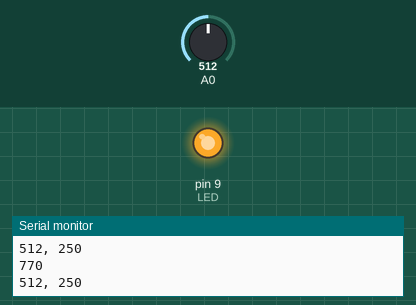
Recording of a sketch running on a simulated Arduino Uno, built with avr-gcc and run on an emulated ATmega328P. Shown: output pins drawn as LEDs (lit = HIGH), the last lines printed to the serial monitor. The test bench sets the inputs (shaded band); at power-on: A0 = 512.

Above: at 1.2 s.
1.3 s: A0 set to 122
At 2.4 s:
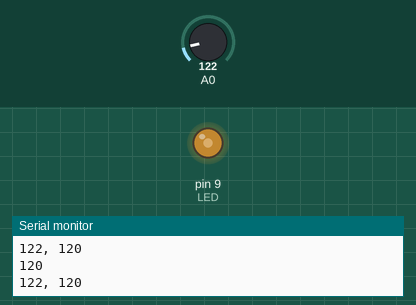
2.8 s: A0 set to 0
At 3.2 s:
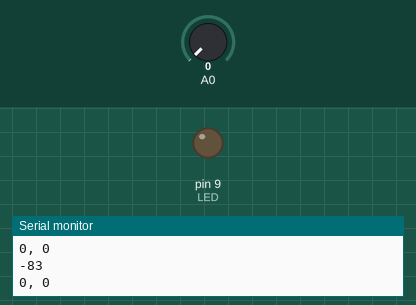
4.3 s: A0 set to 47
5.8 s: A0 set to 56
At 6.7 s:
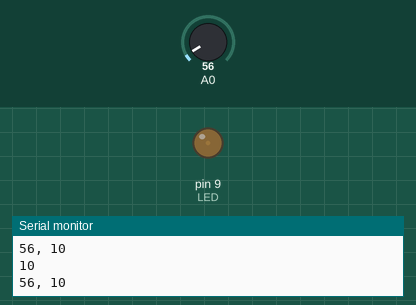
7.3 s: A0 set to 260
At 8.3 s:
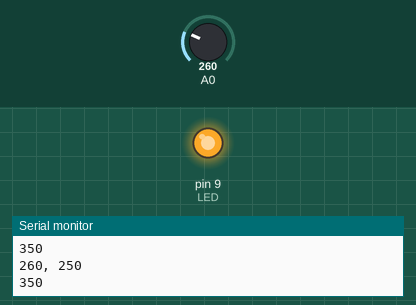
Timing chart, 0 to 9.8 s (numbered marks = the images above; inputs shaded):
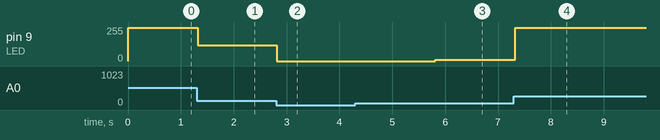

Measured:
- after the input at 1.3 s, pin 9 (LED): 250/255 → 120/255 at once
- after the input at 2.8 s, pin 9 (LED): 120/255 → 0/255 at once
- after the input at 5.8 s, pin 9 (LED): 0/255 → 10/255 at once
- after the input at 7.3 s, pin 9 (LED): 10/255 → 250/255 at once

The sketch:

photoresistor.ino
```cpp
const int LED = 9;

void setup() {
  // put your setup code here, to run once:
  Serial.begin(9600);
}

void loop() {
  int light = analogRead(A0);

  int out = map(light, 50, 200, 0, 250);

  Serial.println(out);
  if (out < 0) {
    out = 0;
  }

  if (out > 250) {
    out = 250;
  }

  Serial.print(light);
  Serial.print(", ");
  Serial.println(out);

  analogWrite(LED, out);
}
```
